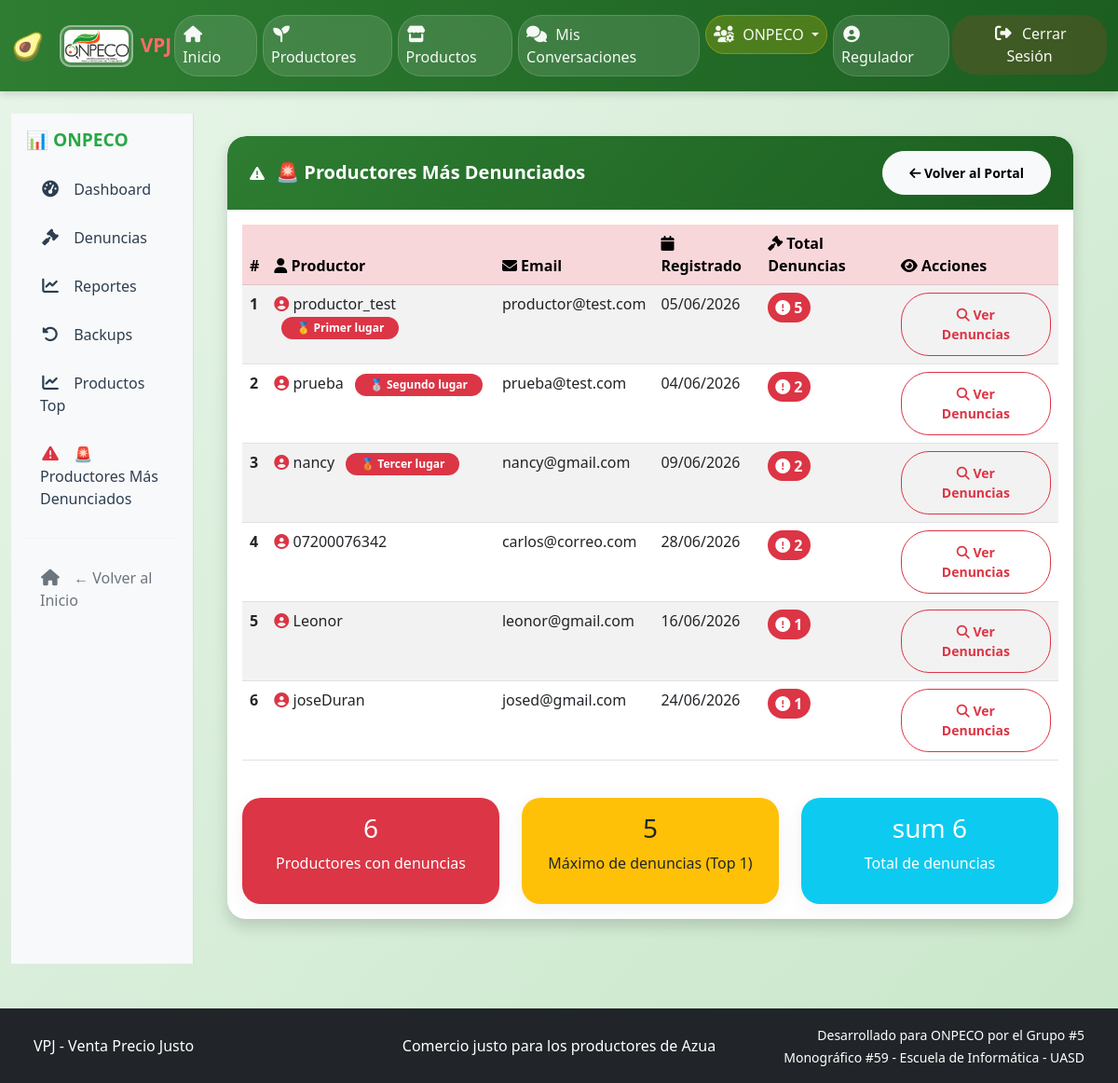
Page /denuncias/productores-mas-denunciados/ (signed in) on the committed database.
### apps/users/models.py (models this page shows, shortened)
class User(AbstractUser):
    ROLES = (
        ('productor', 'Productor'),
        ('consumidor', 'Consumidor'),
        ('suplidor', 'Suplidor'),
        ('regulador', 'Regulador'),
        ('acopio', 'Centro de Acopio'),
    )
    NIVELES_REPUTACION = (
        ('excelente', '🌟 Excelente - Productor ejemplar'),
        ('bueno', '👍 Bueno - Cumple con lo pactado'),
        ('regular', '⚠️ Regular - Presenta quejas ocasionales'),
        ('malo', '👎 Malo - Múltiples quejas justificadas'),
        ('critico', '🚨 Crítico - Riesgo para consumidores'),
    )
    role = models.CharField(
        max_length=20,
        choices=ROLES,
        default='consumidor',
        help_text="Rol del usuario en el sistema VPJ"
    )
    phone = models.CharField(
        max_length=15,
        blank=True,
        null=True,
        help_text="Número de teléfono del usuario"
    )
    address = models.TextField(
        blank=True,
        null=True,
        help_text="Dirección física del usuario o negocio"
    )
    business_name = models.CharField(
        max_length=100,
        blank=True,
        null=True,
        help_text="Nombre del negocio o finca (para productores/suplidores)"
    )
    is_approved = models.BooleanField(
        default=False,
        help_text="Indica si el productor/suplidor ha sido aprobado por ONPECO"
    )
    is_profile_public = models.BooleanField(
        default=True,
        help_text="Si es True, el perfil público es visible para todos. Si es False, solo el productor y ONPECO pueden verlo."
    )
    reputacion_actual = models.CharField(
        max_length=20,
        choices=NIVELES_REPUTACION,
        default='bueno',
        blank=True,
        null=True,
        help_text="Nivel de reputación asignado por ONPECO"
    )
    must_change_password = models.BooleanField(
        default=False,
        help_text="Indica si el usuario debe cambiar su contraseña al iniciar sesión (contraseña temporal)"
    )

### apps/complaints/views.py (the view)
# urls.py: path('productores-mas-denunciados/', views.productores_mas_denunciados, name='productores_mas_denunciados'),
@onpeco_required
def productores_mas_denunciados(request):
    productores_top = EstadisticasONPECO.get_top_productores_denunciados(limite=20)
    total_denuncias_top = sum([productor_actual.total_denuncias for productor_actual in productores_top])
    context = {
        'productores_denunciados': productores_top,
        'total_denuncias': total_denuncias_top,
    }
    return render(request, 'complaints/productores_mas_denunciados.html', context)

### apps/chat/context_processors.py (called while the page is built)
def chat_notifications(request):
    if request.user.is_authenticated:
        unread_count = ChatMessage.get_unread_count_for_user(request.user)
        return {
            'chat_unread_count': unread_count,
        }
    return {
        'chat_unread_count': 0,
    }

### apps/chat/models.py (called while the page is built)
    @classmethod
    def get_unread_count_for_user(cls, user):
        return cls.objects.filter(
            room__productor=user,
            is_read=False
        ).exclude(sender=user).count() + cls.objects.filter(
            room__consumidor=user,
            is_read=False
        ).exclude(sender=user).count()

### apps/complaints/services.py (called while the page is built)
    @staticmethod
    def get_top_productores_denunciados(limite=10):
        from collections import defaultdict
        denuncias_por_productor = defaultdict(int)
        denuncias = Complaint.objects.filter(complained_against__isnull=False)
        for denuncia in denuncias:
            if denuncia.complained_against:
                user_id = denuncia.complained_against.id
                denuncias_por_productor[user_id] += 1
        productores_ids = sorted(
            denuncias_por_productor.keys(),
            key=lambda x: denuncias_por_productor[x],
            reverse=True
        )[:limite]
        productores = User.objects.filter(id__in=productores_ids, role='productor')
        for productor in productores:
            productor.total_denuncias = denuncias_por_productor.get(productor.id, 0)
        return sorted(productores, key=lambda x: x.total_denuncias, reverse=True)

### apps/complaints/views.py (called while the page is built)
def onpeco_required(view_func):
    @wraps(view_func)
    def wrapper(request, *args, **kwargs):
        if request.user.is_authenticated:
            if request.user.username == 'centro_acopio' or getattr(request.user, 'role', '') == 'acopio':
                return HttpResponseForbidden("El Centro de Acopio no tiene acceso a esta sección.")
            if request.user.is_staff or getattr(request.user, 'role', '') == 'regulador':
                return view_func(request, *args, **kwargs)
        return HttpResponseForbidden("No tienes permiso para acceder")
    return wrapper

### apps/complaints/templates/complaints/productores_mas_denunciados.html (shortened to what this page needs)
{% extends 'onpeco/base_onpeco.html' %}
{% block onpeco_content %}
<div class="container-fluid">
    <div class="card shadow mb-4">
        <div class="card-header bg-danger text-white py-3 d-flex justify-content-between align-items-center">
            <div>
                <i class="fas fa-exclamation-triangle me-2"></i>
                <h5 class="mb-0 d-inline">🚨 Productores Más Denunciados</h5>
            </div>
            <a href="{% url 'complaints:portal_onpeco' %}" class="btn btn-light btn-sm">
                <i class="fas fa-arrow-left"></i> Volver al Portal
            </a>
        </div>
        <div class="card-body">
            {% if productores_denunciados %}
            <div class="table-responsive">
                <table class="table table-striped table-hover">
                    <thead class="table-danger">
                        <tr>
                            <th>#</th>
                            <th><i class="fas fa-user"></i> Productor</th>
                            <th><i class="fas fa-envelope"></i> Email</th>
                            <th><i class="fas fa-calendar"></i> Registrado</th>
                            <th><i class="fas fa-gavel"></i> Total Denuncias</th>
                            <th><i class="fas fa-eye"></i> Acciones</th>
                        </tr>
                    </thead>
                    <tbody>
                        {% for productor in productores_denunciados %}
                        <tr>
                            <td><strong>{{ forloop.counter }}</strong></td>
                            <td>
                                <i class="fas fa-user-circle text-danger"></i>
                                {{ productor.username }}
                                {% if forloop.counter <= 3 %}
                                    <span class="badge bg-danger ms-2">
                                        {% if forloop.counter == 1 %}🥇 Primer lugar
                                        {% elif forloop.counter == 2 %}🥈 Segundo lugar
                                        {% else %}🥉 Tercer lugar
                                        {% endif %}
                                    </span>
                                {% endif %}
                            </td>
                            <td>{{ productor.email }}</td>
                            <td>{{ productor.date_joined|date:"d/m/Y" }}</td>
                            <td>
                                <span class="badge bg-danger fs-6 p-2">
                                    <i class="fas fa-exclamation-circle"></i> {{ productor.total_denuncias }}
                                </span>
                            </td>
                            <td>
                                <a href="{% url 'complaints:lista_denuncias' %}?productor={{ productor.id }}"
                                   class="btn btn-outline-danger btn-sm">
                                    <i class="fas fa-search"></i> Ver Denuncias
                                </a>
                            </td>
                        </tr>
                        {% endfor %}
                    </tbody>
                </table>
            </div>
            <div class="row mt-4">
                <div class="col-md-4">
                    <div class="card bg-danger text-white">
                        <div class="card-body text-center">
                            <h3>{{ productores_denunciados|length }}</h3>
                            <p>Productores con denuncias</p>
                        </div>
                    </div>
                </div>
                <div class="col-md-4">
                    <div class="card bg-warning text-dark">
                        <div class="card-body text-center">
                            <h3>
                                {% for p in productores_denunciados %}
                                    {% if forloop.first %}{{ p.total_denuncias }}{% endif %}
                                {% endfor %}
                            </h3>
                            <p>Máximo de denuncias (Top 1)</p>
                        </div>
                    </div>
                </div>
                <div class="col-md-4">
                    <div class="card bg-info text-white">
                        <div class="card-body text-center">
                            <h3>
                                {% for p in productores_denunciados %}
                                    {% cycle 'sum' as total silent %}
                                    {% if forloop.last %}
                                        {{ total }}
                                    {% endif %}
                                {% endfor %}
                                {{ productores_denunciados|length }}
                            </h3>
                            <p>Total de denuncias</p>
                        </div>
                    </div>
                </div>
            </div>
            {% else %}
            <div class="alert alert-success text-center">
                <i class="fas fa-check-circle fa-2x mb-2 d-block"></i>
                <h5>¡No hay productores con denuncias!</h5>
                <p>Todos los productores están en cumplimiento con las normativas.</p>
            </div>
            {% endif %}
        </div>
    </div>
</div>
{% endblock %}

### static/css/style.css (style rules this page uses)
:root { --color-primary: #2e7d32; --color-primary-dark: #1b5e20; --color-primary-light: #4caf50; --color-secondary: #ff9800; --color-success: #4caf50; --color-danger: #f44336; --color-warning: #ffc107; --color-info: #2196f3; --color-white: #ffffff; --color-gray-100: #f5f5f5; --color-gray-200: #eeeeee; --color-gray-300: #e0e0e0; --color-gray-400: #bdbdbd; --color-gray-500: #9e9e9e; --color-gray-600: #757575; --color-gray-700: #616161; --color-gray-800: #424242; --color-gray-900: #212121; --shadow-sm: 0 2px 4px rgba(0,0,0,0.1); --shadow-md: 0 4px 8px rgba(0,0,0,0.12); --shadow-lg: 0 8px 16px rgba(0,0,0,0.15); --border-radius: 12px; --border-radius-sm: 8px; }
* { margin: 0; padding: 0; box-sizing: border-box; }
body { font-family: 'Segoe UI', Tahoma, Geneva, Verdana, sans-serif; background: linear-gradient(135deg, #e8f5e9 0%, #c8e6c9 100%); min-height: 100vh; color: var(--color-gray-900); }
.card { border: none; border-radius: var(--border-radius); box-shadow: var(--shadow-lg); overflow: hidden; background: var(--color-white); }
.card-header { background: linear-gradient(90deg, var(--color-primary) 0%, var(--color-primary-dark) 100%); color: var(--color-white); padding: 1.5rem; border: none; }
.card-header h5 { margin: 0; font-size: 1.25rem; font-weight: 600; }

### templates/base/base.html (style rules this page uses)
.card .btn { border-radius: 30px; padding: 12px 28px; font-weight: 600; transition: all 0.3s ease; }
.card { border-radius: 20px; border: none; box-shadow: 0 4px 20px rgba(0, 0, 0, 0.06); transition: all 0.3s ease; }
.card-header { border-radius: 20px 20px 0 0 !important; background: linear-gradient(135deg, #2e7d32, #1b5e20) !important; }
.badge { border-radius: 30px; padding: 6px 16px; }

### rows in the picture
User: username "productor_test", shows "🥇 Primer lugar", email "productor@test.com", date_joined "05/06/2026", total_denuncias "5"
User: username "prueba", shows "🥈 Segundo lugar", email "prueba@test.com", date_joined "04/06/2026", total_denuncias "2"
User: username "nancy", shows "🥉 Tercer lugar", email "nancy@gmail.com", date_joined "09/06/2026", total_denuncias "2"
User: username "07200076342", email "carlos@correo.com", date_joined "28/06/2026", total_denuncias "2"
User: username "Leonor", email "leonor@gmail.com", date_joined "16/06/2026", total_denuncias "1"
User: username "joseDuran", email "josed@gmail.com", date_joined "24/06/2026", total_denuncias "1", total "sum"

### other values in the picture
{{ productores_denunciados|length }} "6"
